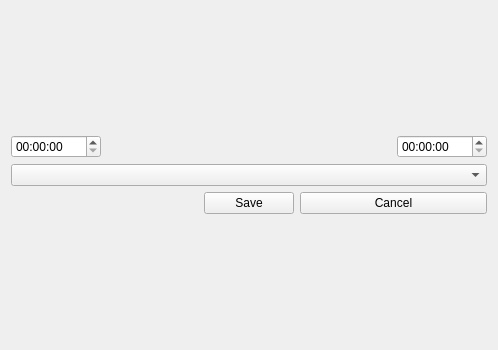
<?xml version="1.0" encoding="UTF-8"?>
<ui version="4.0">
 <class>agendaItemEditor</class>
 <widget class="QWidget" name="agendaItemEditor">
  <property name="geometry">
   <rect>
    <x>0</x>
    <y>0</y>
    <width>498</width>
    <height>350</height>
   </rect>
  </property>
  <property name="windowTitle">
   <string>Form</string>
  </property>
  <layout class="QGridLayout" name="gridLayout_2">
   <item row="0" column="1">
    <layout class="QGridLayout" name="gridLayout">
     <item row="0" column="0">
      <widget class="QTimeEdit" name="startTime">
       <property name="displayFormat">
        <string>hh:mm:ss</string>
       </property>
      </widget>
     </item>
     <item row="0" column="4">
      <widget class="QTimeEdit" name="endTime">
       <property name="time">
        <time>
         <hour>0</hour>
         <minute>0</minute>
         <second>0</second>
        </time>
       </property>
       <property name="displayFormat">
        <string>hh:mm:ss</string>
       </property>
      </widget>
     </item>
     <item row="2" column="3" colspan="2">
      <layout class="QGridLayout" name="gridLayout_4">
       <item row="0" column="0">
        <widget class="QPushButton" name="cancel">
         <property name="text">
          <string>Cancel</string>
         </property>
        </widget>
       </item>
      </layout>
     </item>
     <item row="2" column="2">
      <widget class="QPushButton" name="save">
       <property name="text">
        <string>Save</string>
       </property>
      </widget>
     </item>
     <item row="2" column="0" colspan="2">
      <spacer name="horizontalSpacer">
       <property name="orientation">
        <enum>Qt::Horizontal</enum>
       </property>
       <property name="sizeHint" stdset="0">
        <size>
         <width>40</width>
         <height>20</height>
        </size>
       </property>
      </spacer>
     </item>
     <item row="0" column="1" colspan="3">
      <spacer name="horizontalSpacer_2">
       <property name="orientation">
        <enum>Qt::Horizontal</enum>
       </property>
       <property name="sizeHint" stdset="0">
        <size>
         <width>40</width>
         <height>20</height>
        </size>
       </property>
      </spacer>
     </item>
     <item row="1" column="0" colspan="5">
      <widget class="QComboBox" name="comboBox"/>
     </item>
    </layout>
   </item>
  </layout>
 </widget>
 <resources/>
 <connections/>
</ui>
